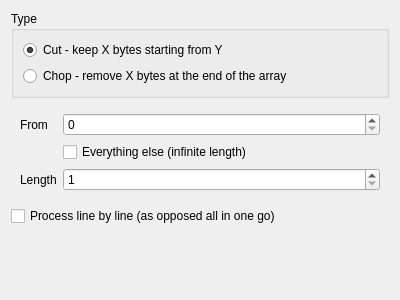
<?xml version="1.0" encoding="UTF-8"?>
<ui version="4.0">
 <comment>
  * Released as open source by NCC Group Plc - http://www.nccgroup.com/
  *
  * Developed by Gabriel Caudrelier, gabriel dot caudrelier at nccgroup dot com
  *
  * https://github.com/nccgroup/pip3line
  *
  * Released under AGPL see LICENSE for more information
</comment>
 <class>CutWidget</class>
 <widget class="QWidget" name="CutWidget">
  <property name="geometry">
   <rect>
    <x>0</x>
    <y>0</y>
    <width>400</width>
    <height>300</height>
   </rect>
  </property>
  <property name="windowTitle">
   <string>Form</string>
  </property>
  <layout class="QVBoxLayout" name="verticalLayout">
   <item>
    <widget class="QGroupBox" name="typeGroupBox">
     <property name="title">
      <string>Type</string>
     </property>
     <layout class="QVBoxLayout" name="verticalLayout_2">
      <item>
       <widget class="QRadioButton" name="cutRadioButton">
        <property name="text">
         <string>Cut - keep X bytes starting from Y</string>
        </property>
        <property name="checked">
         <bool>true</bool>
        </property>
       </widget>
      </item>
      <item>
       <widget class="QRadioButton" name="chopRadioButton">
        <property name="text">
         <string>Chop - remove X bytes at the end of the array</string>
        </property>
       </widget>
      </item>
     </layout>
    </widget>
   </item>
   <item>
    <widget class="QWidget" name="widget" native="true">
     <layout class="QFormLayout" name="formLayout_3">
      <property name="labelAlignment">
       <set>Qt::AlignLeading|Qt::AlignLeft|Qt::AlignVCenter</set>
      </property>
      <item row="0" column="0">
       <widget class="QLabel" name="fromLabel">
        <property name="text">
         <string>From</string>
        </property>
       </widget>
      </item>
      <item row="0" column="1">
       <widget class="QSpinBox" name="fromSpinBox">
        <property name="minimum">
         <number>0</number>
        </property>
        <property name="maximum">
         <number>10000</number>
        </property>
       </widget>
      </item>
      <item row="2" column="0">
       <widget class="QLabel" name="lengthLabel">
        <property name="text">
         <string>Length</string>
        </property>
       </widget>
      </item>
      <item row="2" column="1">
       <widget class="QSpinBox" name="lengthSpinBox">
        <property name="minimum">
         <number>1</number>
        </property>
        <property name="maximum">
         <number>10000</number>
        </property>
       </widget>
      </item>
      <item row="1" column="1">
       <widget class="QCheckBox" name="everythingCheckBox">
        <property name="text">
         <string>Everything else (infinite length)</string>
        </property>
       </widget>
      </item>
     </layout>
    </widget>
   </item>
   <item>
    <widget class="QCheckBox" name="lineByLineCheckBox">
     <property name="text">
      <string>Process line by line (as opposed all in one go)</string>
     </property>
    </widget>
   </item>
   <item>
    <spacer name="verticalSpacer">
     <property name="orientation">
      <enum>Qt::Vertical</enum>
     </property>
     <property name="sizeHint" stdset="0">
      <size>
       <width>20</width>
       <height>40</height>
      </size>
     </property>
    </spacer>
   </item>
  </layout>
 </widget>
 <resources/>
 <connections/>
</ui>
